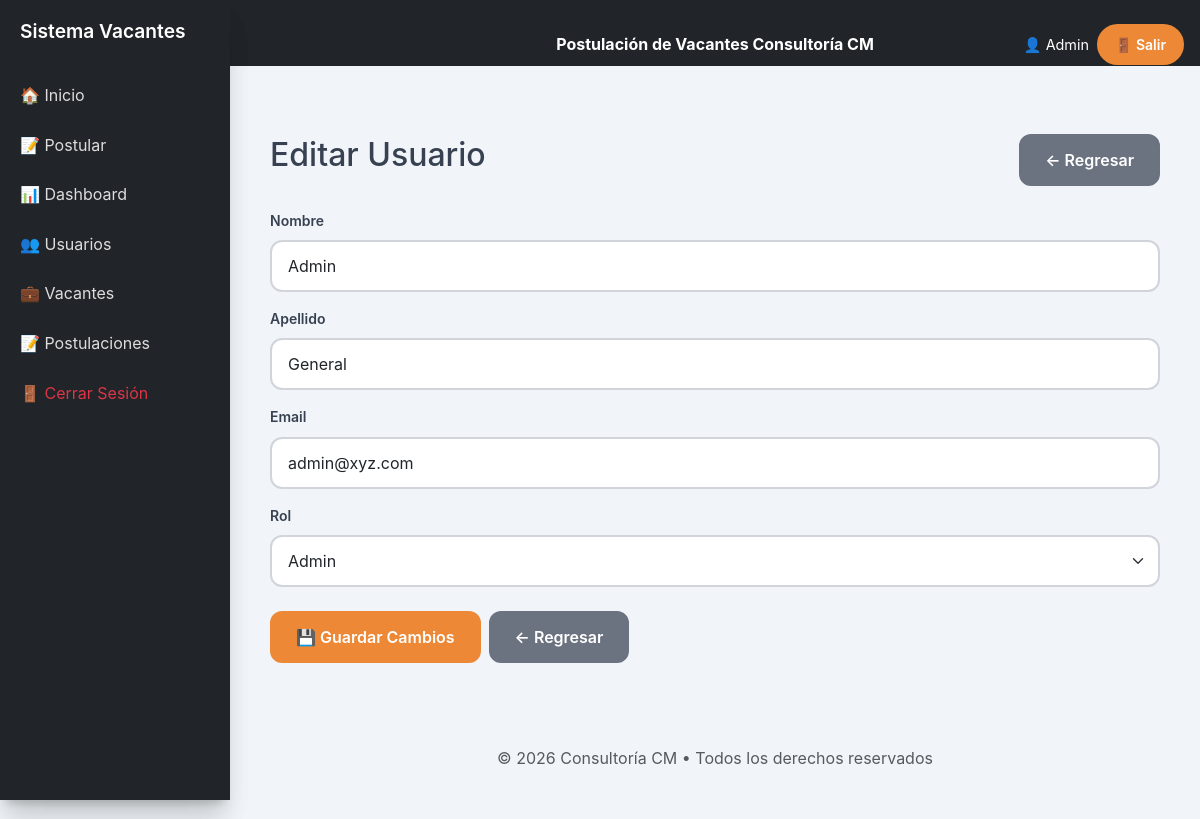
The page /admin/usuarios_editar.php?id=1 (signed in) on the database its author committed.
### tables this page shows
CREATE TABLE `usuarios` (
  `id` int(11) NOT NULL,
  `nombre` varchar(120) NOT NULL,
  `apellido` varchar(120) NOT NULL,
  `email` varchar(150) NOT NULL,
  `password` varchar(255) NOT NULL,
  `rol` enum('empleado','admin') DEFAULT 'empleado',
  `fecha_registro` timestamp NOT NULL DEFAULT current_timestamp()
);

### admin/usuarios_editar.php (the view, shortened to what this page needs)
<?php
include '../includes/header.php';
include '../includes/sidebar.php';
$id   = intval($_GET['id']);
$conn = new mysqli("localhost", "root", "root", "sistema_vacantes");
$conn->set_charset("utf8");
$stmt = $conn->prepare("SELECT * FROM usuarios WHERE id = ?");
$stmt->bind_param("i", $id);
$stmt->execute();
$user = $stmt->get_result()->fetch_assoc();
?>
<div class="content">
    <div class="container">
        <div class="d-flex justify-content-between align-items-center my-4">
            <h2>Editar Usuario</h2>
            <a href="usuarios.php" class="btn btn-secondary">← Regresar</a>
        </div>
        <form method="POST">
            <div class="mb-3">
                <label for="nombre" class="form-label">Nombre</label>
                <input type="text"
                       name="nombre"
                       id="nombre"
                       class="form-control"
                       value="<?= htmlspecialchars($user['nombre']) ?>"
                       required>
            </div>
            <div class="mb-3">
                <label for="apellido" class="form-label">Apellido</label>
                <input type="text"
                       name="apellido"
                       id="apellido"
                       class="form-control"
                       value="<?= htmlspecialchars($user['apellido']) ?>"
                       required>
            </div>
            <div class="mb-3">
                <label for="email" class="form-label">Email</label>
                <input type="email"
                       name="email"
                       id="email"
                       class="form-control"
                       value="<?= htmlspecialchars($user['email']) ?>"
                       required>
            </div>
            <div class="mb-4">
                <label for="rol" class="form-label">Rol</label>
                <select name="rol" id="rol" class="form-select" required>
                    <option value="admin"    <?= $user['rol'] === 'admin'    ? 'selected' : '' ?>>Admin</option>
                </select>
            </div>
            <div class="d-flex gap-2">
                <button type="submit" class="btn btn-warning">💾 Guardar Cambios</button>
                <a href="usuarios.php" class="btn btn-secondary">← Regresar</a>
            </div>
        </form>
    </div>
</div>
<?php include '../includes/footer.php'; ?>

### assets/css/app_nuevo.css (style rules this page uses)
:root { --primary-color: #667eea; --primary-dark: #5a67d8; --primary-light: #e8f1ff; --secondary-color: #764ba2; --success-color: #48bb78; --warning-color: #ed8936; --danger-color: #d4a373; --info-color: #4299e1; --primary: #1e3a8a; --secondary: #334155; --background: #f1f5f9; --white: #ffffff; --success: #16a34a; --text-dark: #0f172a; --border: #e5e7eb; --gray-50: #f9fafb; --gray-100: #f3f4f6; --gray-200: #e5e7eb; --gray-300: #d1d5db; --gray-400: #9ca3af; --gray-500: #6b7280; --gray-600: #4b5563; --gray-700: #374151; --gray-800: #1f2937; --gray-900: #111827; --spacing-1: 0.25rem; --spacing-2: 0.5rem; --spacing-3: 0.75rem; --spacing-4: 1rem; --spacing-5: 1.25rem; --spacing-6: 1.5rem; --spacing-8: 2rem; --spacing-10: 2.5rem; --spacing-12: 3rem; --spacing-16: 4rem; --font-family: 'Inter', -apple-system, BlinkMacSystemFont, 'Segoe UI', sans-serif; --font-size-xs: 0.75rem; --font-size-sm: 0.875rem; --font-size-base: 1rem; --font-size-lg: 1.125rem; --font-size-xl: 1.25rem; --font-size-2xl: 1.5rem; --font-size-3xl: 1.875rem; --font-size-4xl: 2.25rem; --shadow-sm: 0 1px 2px 0 rgb(0 0 0 / 0.05); --shadow: 0 1px 3px 0 rgb(0 0 0 / 0.1), 0 1px 2px -1px rgb(0 0 0 / 0.1); --shadow-md: 0 4px 6px -1px rgb(0 0 0 / 0.1), 0 2px 4px -2px rgb(0 0 0 / 0.1); --shadow-lg: 0 10px 15px -3px rgb(0 0 0 / 0.1), 0 4px 6px -4px rgb(0 0 0 / 0.1); --shadow-xl: 0 20px 25px -5px rgb(0 0 0 / 0.1), 0 8px 10px -6px rgb(0 0 0 / 0.1); --shadow-2xl: 0 25px 50px -12px rgb(0 0 0 / 0.25); --radius-sm: 0.25rem; --radius: 0.375rem; --radius-md: 0.5rem; --radius-lg: 0.75rem; --radius-xl: 1rem; --radius-2xl: 1.5rem; --radius-full: 9999px; --transition: all 0.2s ease-in-out; --transition-fast: all 0.15s ease-in-out; --transition-slow: all 0.3s ease-in-out; }
*, *::before, *::after { box-sizing: border-box; }
* { margin: 0; padding: 0; }
html { font-size: 16px; scroll-behavior: smooth; }
body { font-family: var(--font-family); font-size: var(--font-size-base); line-height: 1.6; color: var(--gray-700); background-color: var(--background); -webkit-font-smoothing: antialiased; -moz-osx-font-smoothing: grayscale; min-height: 100vh; margin-left: 230px; transition: margin-left 0.3s ease; }
input, button, textarea, select { font: inherit; }
p, h1, h2, h3, h4, h5, h6 { overflow-wrap: break-word; }
a { color: var(--primary-color); text-decoration: none; transition: var(--transition-fast); }
.container, .container-fluid { padding-top: 1.5rem; max-width: 1300px; margin: 0 auto; padding-left: 20px; padding-right: 20px; }
.content { padding: 20px; min-height: 80vh; }
.form-label { font-weight: 600; color: var(--gray-700); margin-bottom: var(--spacing-2); font-size: var(--font-size-sm); display: block; }
.form-control, .form-select { width: 100%; padding: var(--spacing-3) var(--spacing-4); border: 2px solid var(--gray-300); border-radius: var(--radius-lg); background-color: white; font-size: var(--font-size-base); transition: var(--transition); line-height: 1.5; }
.btn { display: inline-flex; align-items: center; justify-content: center; gap: var(--spacing-2); padding: var(--spacing-3) var(--spacing-6); border: 2px solid transparent; border-radius: var(--radius-lg); font-weight: 600; font-size: var(--font-size-base); text-decoration: none; cursor: pointer; transition: var(--transition); text-align: center; white-space: nowrap; position: relative; overflow: hidden; min-height: 44px; }
.btn::before { content: ''; position: absolute; top: 0; left: -100%; width: 100%; height: 100%; background: linear-gradient(90deg, transparent, rgba(255,255,255,0.2), transparent); transition: left 0.5s; }
.btn-warning { background: var(--warning-color); color: white; border-color: var(--warning-color); }
.btn-secondary { background: var(--gray-500); color: white; border-color: var(--gray-500); }
.d-flex { display: flex; }
.justify-content-between { justify-content: space-between; }
.align-items-center { align-items: center; }
.mb-3 { margin-bottom: var(--spacing-3); }
.mb-4 { margin-bottom: var(--spacing-4); }
.my-4 { margin-top: var(--spacing-4); margin-bottom: var(--spacing-4); }
.gap-2 { gap: var(--spacing-2) !important; }
@media (max-width: 1400px) { .container { max-width: 1140px; } }
@media (max-width: 1200px) { .container { max-width: 960px; } }

### rows shown on the page
usuarios: nombre "Admin", apellido "General", email "admin@xyz.com", rol "Admin"

### other values the page prints
$_SESSION['nombre'] "Admin"
